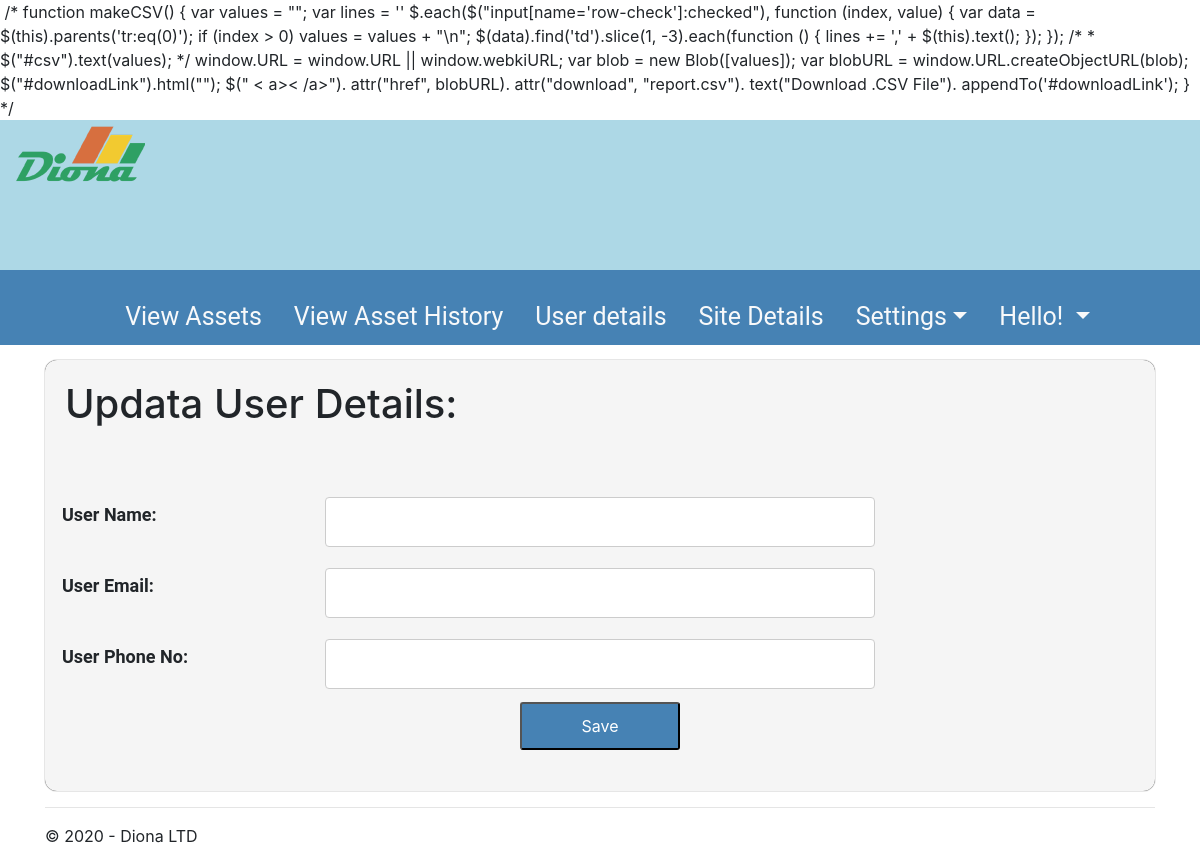
Before: /update_users?id=5 with the older database file.
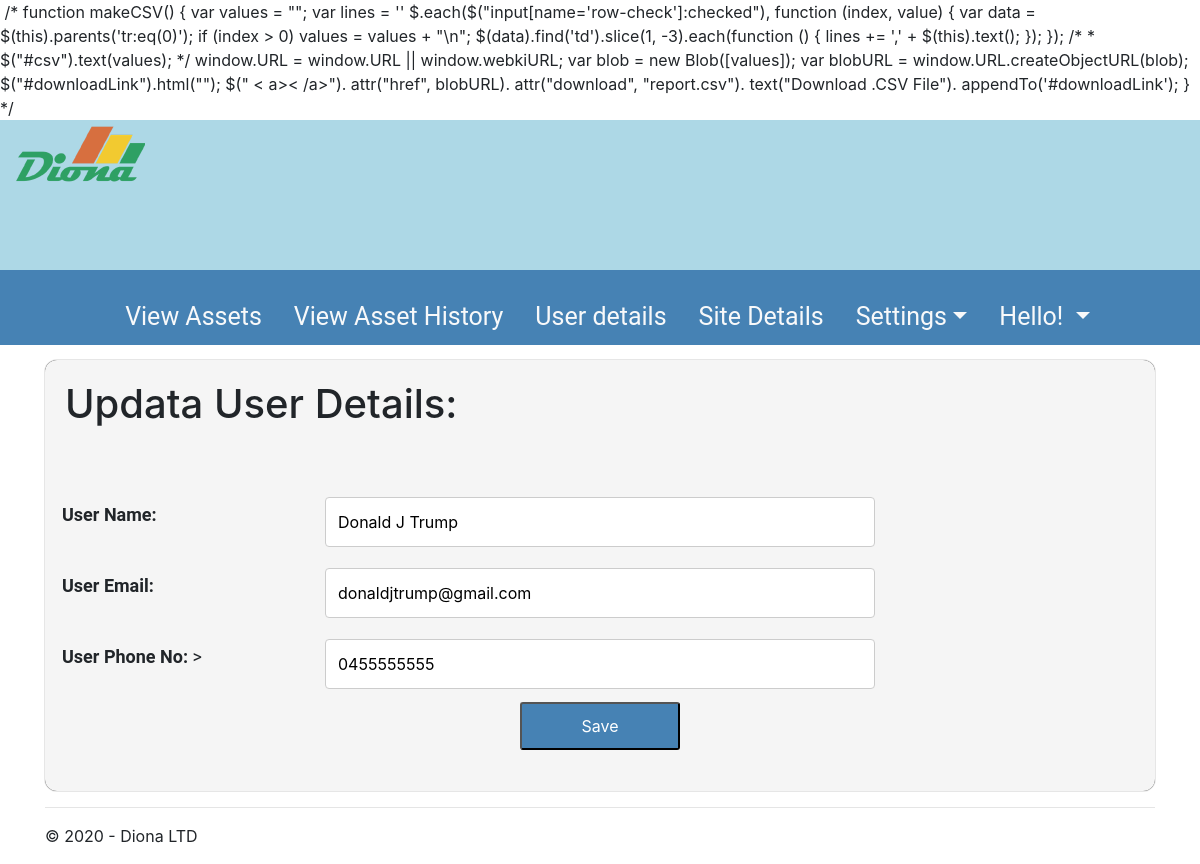
After: the same page with the newer database file.
### tables this page shows
CREATE TABLE `User` (
                                        `user_id` integer,
                                        `user_name` TEXT NULL,
                                        `user_email` TEXT NOT NULL,
                                        `user_phone` TEXT NULL,
                                        PRIMARY KEY (`user_id`)
                                    );

### EX1/views.py (the view)
@app.route('/update_users')
def update_users():
    user_details = ''
    submit_url = ''
    if(request.args.get('id')):
        user_details = dbHandler.getUserDetails(request.args.get('id'))
        submit_url = "submit_update_user"
    else:
        submit_url = 'submit_add_users'
    return render_template('update_user.html',
                            title='Add Users',
                            user = user_details,
                            submit_url = submit_url,
                            year=datetime.now().year)

### EX1/models.py (called while the page is built)
def create_connection(db_file):
    conn = None
    try:
        conn = sqlite3.connect(db_file)
    except Error as e:
        print(e)
    return conn

def getUserDetails(id):
    con = create_connection("diona.db")
    cur = con.cursor()
    cur.execute("SELECT * FROM User WHERE user_id = (?)", ([id]))
    userID = cur.fetchone()
    con.close()
    return userID

### EX1/templates/update_user.html (shortened to what this page needs)
﻿{% extends "layout_admin.html" %}
{% block nav %}
<li class="nav-item dropdown">
    <a class="nav-link dropdown-toggle text-light" href="#" id="navbarDropdownMenu"
       data-toggle="dropdown" aria-haspopup="true" aria-expanded="false"> Hello! {{username}}</a>
</li>
{% endblock %}
{% block content %}
<div class="formcontainer">
    <form action="{{ submit_url }}" method="post" id="defaultassetform">
        <h1>Updata User Details:</h1>
        <br>
        <br>
        {% if user %}
        <div class="row">
            <div class="column-25">
                <label for="userName"><strong>User Name: </strong></label>
            </div>
            <div class="column-50">
                <input type="text" class="" name="userName" value="{{ user[1] }}" />
            </div>
        </div>
        <div class="row">
            <div class="column-25">
                <label for="userEmail"><strong>User Email: </strong></label>
            </div>
            <div class="column-50">
                <input type="text" class="" name="userEmail" value="{{ user[2] }}" />
            </div>
        </div>
        <div class="row">
            <div class="column-25">
                <label for="userPhone"><strong>User Phone No: </strong>></label>
            </div>
            <div class="column-50">
                <input type="text" class="" name="userPhone" value="{{ user[3] }}" />
            </div>
        </div>
        {% else %}
        <div class="row">
            <div class="column-25">
                <label for="userName"><strong>User Name: </strong></label>
            </div>
            <div class="column-50">
                <input type="text" class="" name="userName" value="" />
            </div>
        </div>
        <div class="row">
            <div class="column-25">
                <label for="userEmail"><strong>User Email: </strong></label>
            </div>
            <div class="column-50">
                <input type="text" class="" name="userEmail" value="" />
            </div>
        </div>
        <div class="row">
            <div class="column-25">
                <label for="userPhone"><strong>User Phone No: </strong></label>
            </div>
            <div class="column-50">
                <input type="text" class="" name="userPhone" value="" />
            </div>
        </div>
        {% endif %}
        <p id="submitbutton"><input type="Submit" value="Save"></p>
    </form>
</div>
{% endblock %}

Changed rows visible on the page:
added User: userName "Donald J Trump", userEmail "donaldjtrump@gmail.com", userPhone "0455555555"
